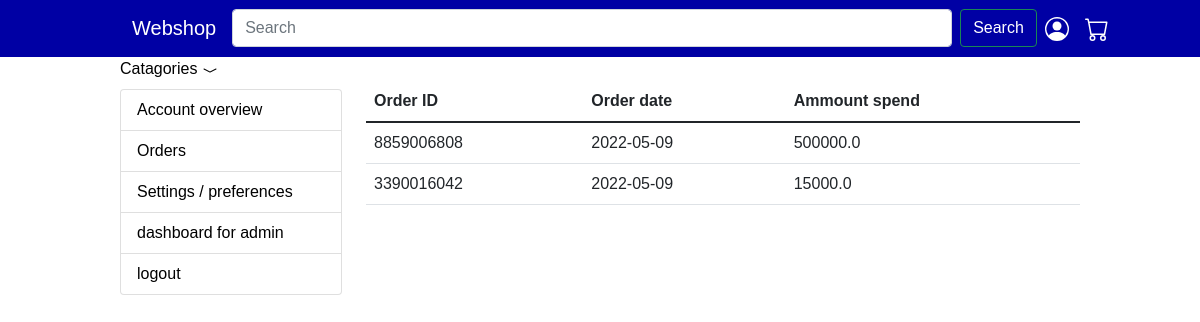
The page /orders (signed in) on the database as committed earlier.
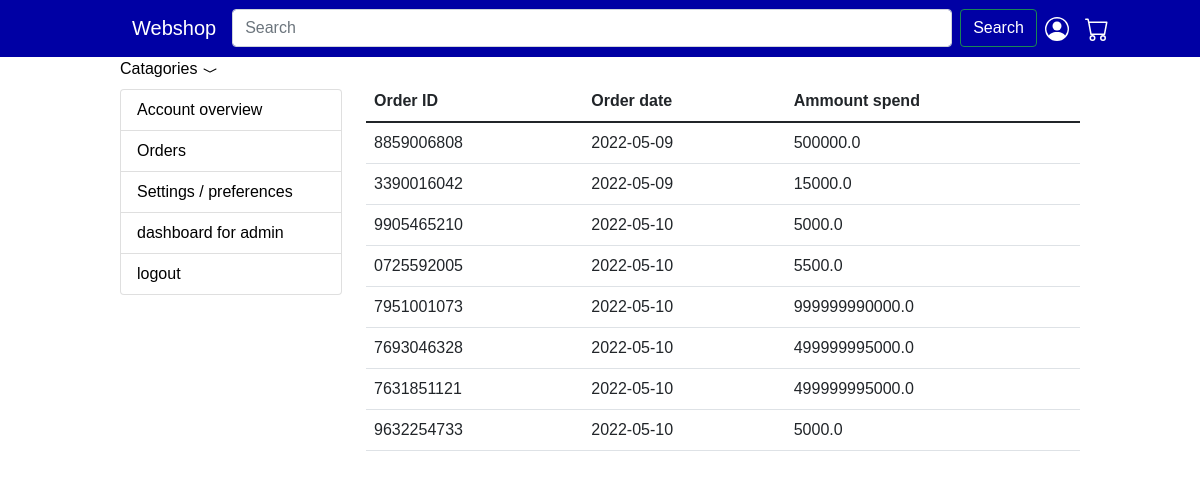
The same page on the database as committed later.
### models.py (models this page shows)
class BaseModel(Model):
    class Meta:
        database = db

class Orders(BaseModel):
    user = ForeignKeyField(BaseModel)
    product = ForeignKeyField(Products)
    ammount = IntegerField()
    order_date = DateField()
    order_id = CharField()
    order_product_price =  FloatField()

### main.py (the view)
@app.route('/orders')
@login_required
def show_orders():
    items = orders.get_order_list_from_user(current_user)
    return render_template('orders.html', items = items, query_catagories = query_catagories)

### main.py (called while the page is built)
@login_manager.user_loader
def load_user(user_id):
    return Users.get(user_id)

### orders.py (called while the page is built)
def get_order_list_from_user(user):
    query = Orders.select().where(Orders.user_id == user.user_id)
    my_list = []
    if query.exists():
        for item in query:
            my_list.append(item.order_id)
    user_orders_list = list(dict.fromkeys(my_list))
    if user_orders_list:
        nested_dict = {}
        i = 1
        for item in user_orders_list:
            order_ammount = 0
            order_item = Orders.select().where(Orders.order_id == item)
            for object in order_item:
                order_date = object.order_date
                order_ammount = order_ammount + (object.ammount * object.order_product_price)
            nested_dict[i] = {'order_id' : item, 'order_date' : order_date, 'order_ammount' : order_ammount}
            i = i + 1
        return nested_dict
    else:
        print('order list is empty')

### templates/orders.html
{% extends "base.html" %}
{% block content %}
<div class="row">
    {% include 'sidebar.html' %}
    <div class="col-9">
    {% if items %}
    <table class="table">
        <thead class="thead-dark">
            <tr>
                <th>Order ID</th>
                <th>Order date</th>
                <th>Ammount spend</th>
            </tr>
        </thead>
        <tbody>
            {% for item in items.values()%}
            <tr>
                <td>{{ item['order_id'] }}</td>
                <td>{{ item['order_date']}}</td>
                <td>{{ item['order_ammount']}}</td>
            </tr>
            {% endfor %}
        </tbody>
    </table>
    {% else %}
        <h3>You have nothing ordered yet</h3>
    {% endif %}
</div>
</div>
{% endblock content %}

### templates/base.html (shortened to what this page needs)
<!DOCTYPE html>
<html>
    <head>
        <link href="https://cdn.jsdelivr.net/npm/bootstrap@5.1.3/dist/css/bootstrap.min.css" rel="stylesheet">
        <link rel="stylesheet" type="text/css" href="{{ url_for('static', filename='style.css') }}" />
    </head>
    <body>
          <nav class="navbar navbar-expand-lg navbar-light bg-light nav_blue">
            <div class="container-fluid margin_left_10">
              <a class="navbar-brand" href="/products">Webshop</a>
              <div class="collapse navbar-collapse" id="navbarTogglerDemo02">
                <form class="d-flex" method="post" action="/search">
                  <input class="form-control me-2" type="search" style="width: 60vw;" placeholder="Search" aria-label="Search" name="Search">
                  <button class="btn btn-outline-success" type="submit">Search</button>
                </form>
                <ul class="navbar-nav me-auto mb-2 mb-lg-0 ">
                      <li class="nav-item">
                          <a class="nav-link" href="/account"></a>
                        </li>
                      <li class="nav-item">
                          <a class="nav-link" href="/cart"></a>
                        </li>
                </ul>
              </div>
            </div>
          </nav>
          <div class="dropdown show">
            <a class="" href="#" role="button" id="dropdownMenuLink" data-toggle="dropdown" aria-haspopup="true" aria-expanded="false">
              Catagories <svg xmlns="http://www.w3.org/2000/svg" width="16" height="16" fill="currentColor" class="bi bi-chevron-compact-down" viewBox="0 0 16 16">
                <path fill-rule="evenodd" d="M1.553 6.776a.5.5 0 0 1 .67-.223L8 9.44l5.776-2.888a.5.5 0 1 1 .448.894l-6 3a.5.5 0 0 1-.448 0l-6-3a.5.5 0 0 1-.223-.67z"/>
              </svg>
            </a>
          </div>
        {% block content %}
        {% endblock %}
    </body>
</html>

### templates/sidebar.html
<div class="col-3 list_overview">
    <ul class="list-group mt-2">
        <li class="list-group-item">
            <a href="/user/dashboard">Account overview</a>
        </li>
        <li class="list-group-item">
            <a href="/orders">Orders</a>
        </li>
        <li class="list-group-item">
            <a href="/?">Settings / preferences</a>
        </li>
        {% if current_user.is_admin %}
        <li class="list-group-item">
            <a href="/admin/dashboard">dashboard for admin</a>
        </li>
        {% endif %}
        <li class="list-group-item">
            <a href="/logout">logout</a>
        </li>
    </ul>
</div>

### static/style.css (style rules this page uses)
Body { font-family: Verdana, sans-serif; margin:0%; padding:0; }
a { text-decoration: none; color: black; }
.list_overview ul li { list-style-type: none; }
body { width: 80%; margin-left: 10%; }
.nav_blue { background-color: #0000a4 !important; width: 100vw; margin-left: -10vw; }
.container-fluid a, .container-fluid button { color: white !important; }
.margin_left_10 { margin-left: 10vw; }

Rows that differ between the two databases and show on the page:
added Orders: order_id "9905465210", order_date "2022-05-10", order_ammount "5000.0"
added Orders: order_id "0725592005", order_date "2022-05-10", order_ammount "5500.0"
added Orders: order_id "7951001073", order_date "2022-05-10", order_ammount "999999990000.0"
added Orders: order_id "7693046328", order_date "2022-05-10", order_ammount "499999995000.0"
added Orders: order_id "7631851121", order_date "2022-05-10", order_ammount "499999995000.0"
added Orders: order_id "9632254733", order_date "2022-05-10", order_ammount "5000.0"
